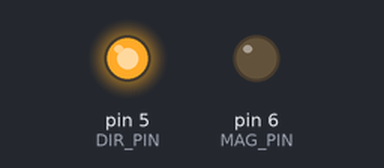
A sketch run on a simulated Arduino Uno, built with avr-gcc and run on an emulated ATmega328P. Parts: output pins drawn as LEDs (lit = HIGH).

Above: at 0.1 s.
At 10.1 s:
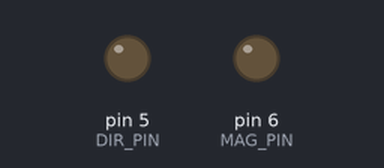
Timing chart, 0 to 11.6 s (numbered marks = the images above):
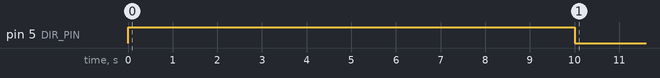

The sketch:

pumpDriver.ino.ino
```cpp
#define DIR_PIN 5
#define MAG_PIN 6
void setup() {
  pinMode(MAG_PIN, OUTPUT);
  pinMode(DIR_PIN, OUTPUT);
  digitalWrite(DIR_PIN,HIGH);
  delay(10000);
  digitalWrite(DIR_PIN,LOW);


}

void loop() {
  // put your main code here, to run repeatedly:

}
```
